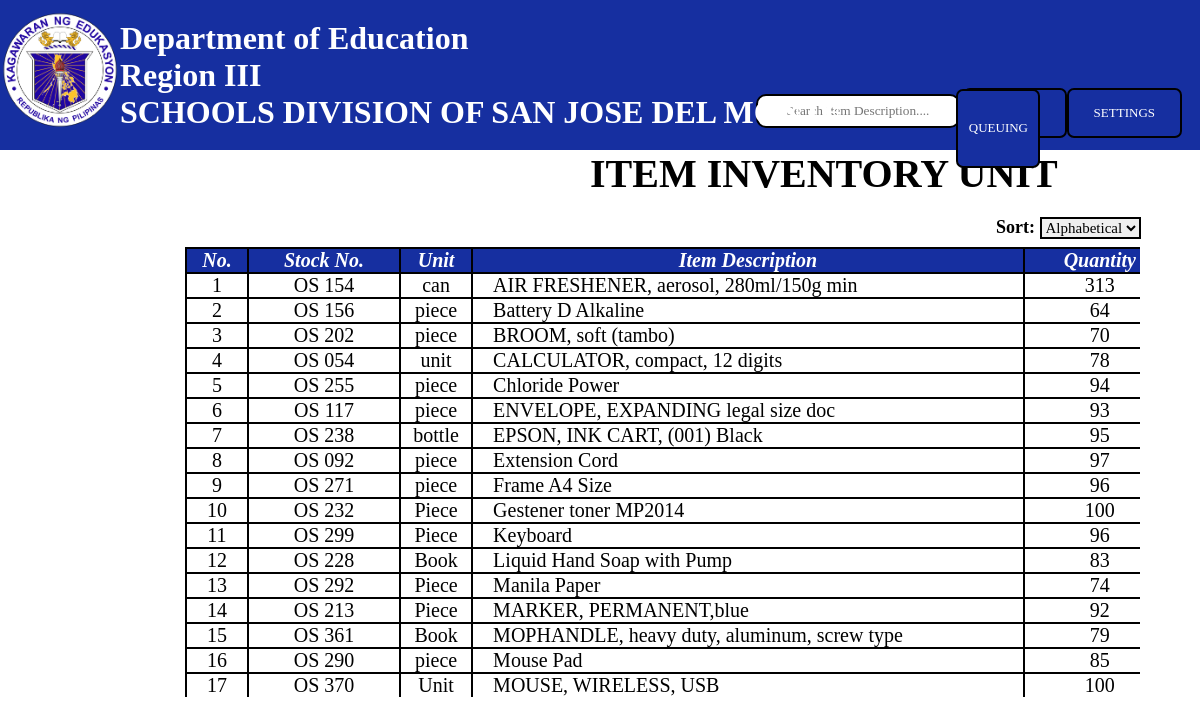
The page /usermanagement.php on the database as committed earlier.
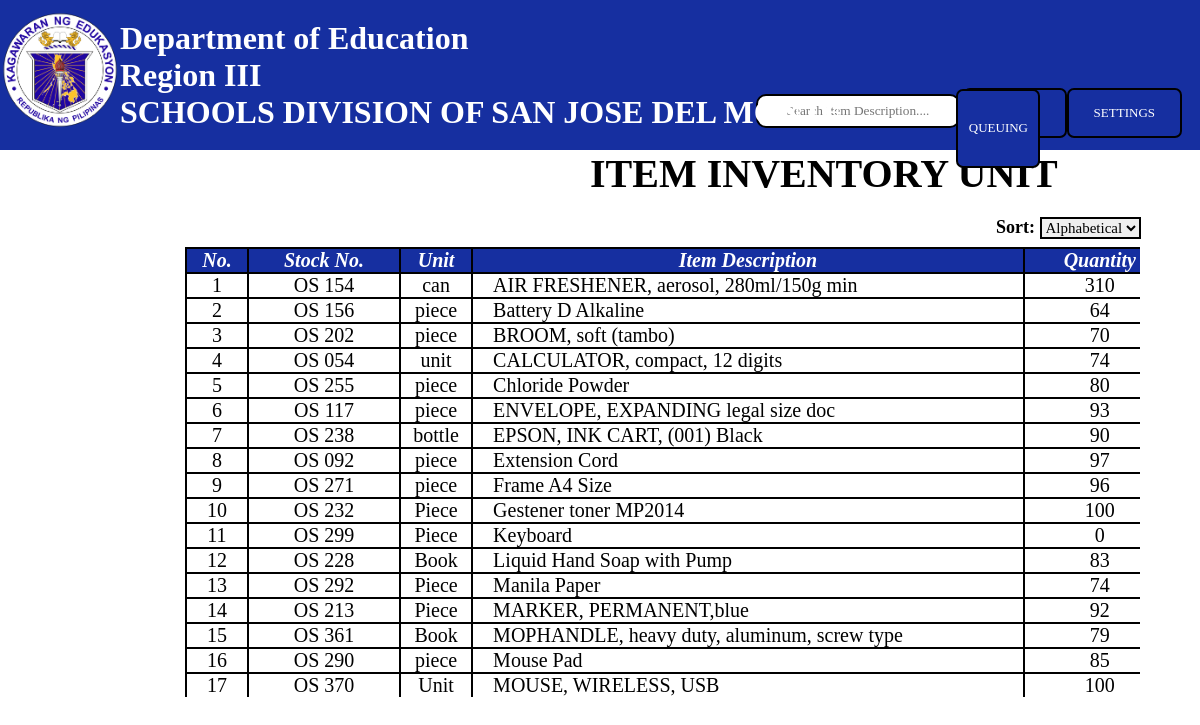
The same page on the database as committed later.
### tables this page shows
CREATE TABLE `inventory` (
  `item_description` varchar(50) DEFAULT NULL,
  `stock_number` varchar(10) DEFAULT NULL,
  `stock_unit` varchar(10) DEFAULT NULL,
  `item_quantity` int(10) DEFAULT NULL
);

### usermanagement.php (the view, shortened to what this page needs)
<?php
    require_once("add_inventory.php");
?>
<!DOCTYPE html>
<html lang="en">
<head>
    <link rel="stylesheet" href="usermanagementstyle.css?v=<?php echo time(); ?>">
    <link href='https://unpkg.com/boxicons@2.1.4/css/boxicons.min.css' rel='stylesheet'>
</head>
<body>
    <header>
        <img src="pictures/deped logo.png" alt="">
        <div class="searchbar">
            <input type="text" id="searchInput" placeholder="Search Item Description...." oninput="searchTable()">
        </div>
        <nav>
            <ul>
                <li>
                    <a href="#">UPDATE</a>
                </li>
                <li>
                    <a href="#">SETTINGS</a>
                </li>
            </ul>
        </nav>
       <button class="queuing" type="button">QUEUING</button>
    </header>
    <h1>Department of Education <br> Region III <br> SCHOOLS DIVISION OF SAN JOSE DEL MONTE </h1>
    <h2>ITEM INVENTORY UNIT</h2>
    <form action="" method="get">
        <div class="sorting">
            <label for="sort_option">Sort:</label>
            <select name="sort_option" id="sort_option" onchange="sortTable()">
                <option value="">Alphabetical</option>
            </select>
        </div>
    </form>
    <div class="scroll">
    <table id="table">
        <tr>
            <div class="headrow">
                <th class="table-number">No.</th>
                <th class="table-stock">Stock No.</th>
                <th class="table-unit">Unit</th>
                <th class="table-item">Item Description</th>
                <th class="table-quantity">Quantity</th>
            </div>
        </tr>
        <tr>
            <div class="row2">
                <?php
                    $sql = "SELECT * FROM inventory ORDER BY item_description ASC";
                    $result = mysqli_query($con, $sql);
                    $rowNumber = 1;
                    while($row = mysqli_fetch_assoc($result))
                    {
                ?>
                    <td><?php echo $rowNumber;?></td>
                    <td class = "align-stock-number"><?php echo $row["stock_number"];?></td>
                    <td><?php echo $row["stock_unit"];?></td>
                    <td class="align-item-description"><?php echo $row["item_description"];?></td>
                    <td><?php echo $row["item_quantity"];?></td>
        </tr>
                <?php
                    $rowNumber++;
                    }
                ?>
            </div>
</body>
</html>

### usermanagementstyle.css (style rules this page uses)
* { margin: 0; padding: 0; font-family: 'bookman old style'; }
header { height: 150px; background-color: #162fa0; }
header img { margin-top: 10px; width: 120px; }
.searchbar { position: absolute; margin-left: 63%; margin-top: -40px; }
.searchbar input { background: white; width: 200px; height: 30px; border: 2px solid black; border-radius: 10px; color: black; text-align: center; outline: none; }
nav { float: right; margin-right: 20px; padding-top: 85px ; }
ul { list-style: none; }
ul li { display: inline-block; position: relative; }
ul li a { display: block; margin: 5px 10px 0px 0px; padding: 15px 25px; color: white; text-decoration: none; text-align: center; outline: 2px solid black; box-shadow: 2px darkblue; border-radius: 5px; box-sizing: border-box; }
ul li a { display: block; margin: 5px 0px 0px 0px; padding: 15px 25px; color: white; text-decoration: none; text-align: center; font-size: 13px; outline: 2px solid black; box-shadow: 2px darkblue; border-radius: 5px; box-sizing: border-box; }
.queuing { position: absolute; margin: 89px 0px 0px 69.7%; width: 7%; height: 6.5%; border-radius: 7px; background-color: #162fa0; border: 2px solid black; color: white; font-size: 13px; cursor: pointer; }
h1 { font-size: 32px; color: white; position: absolute; margin-top: -130px; margin-left: 120px; }
h2 { font-size: 40px; margin-left: 590px; }
.sorting { position: absolute; font-size: 18px; font-weight: bold; margin: 20px 0px 0px 83%; }
.sorting select { border: 2px solid black; font-size: 15px; }
table { font-size: 20px; margin-left: 185px; width: 87%; border: 2px solid black; border-collapse: collapse; }
.table-number { width: 60px; }
.table-stock { width: 150px; }
.table-quantity { width: 150px; }
table tr { text-align: center; border: 2px solid black; }
table tr th { background: #162fa0; color: white; font-style: italic; border: 2px solid black; top: 0px; position: sticky; }
table tr td { border: 2px solid black; }
.align-item-description { text-align: left; padding: 0px 0px 0px 20px; }
.scroll { margin-top: 50px; width: 95%; height: 450px; overflow-y: scroll; }

Rows that differ between the two databases and show on the page:
changed inventory "OS 154": item_quantity "313" → "310"
changed inventory "OS 054": item_quantity "78" → "74"
changed inventory "OS 255": item_description "Chloride Power" → "Chloride Powder"; item_quantity "94" → "80"
changed inventory "OS 238": item_quantity "95" → "90"
changed inventory "OS 299": item_quantity "96" → "0"
